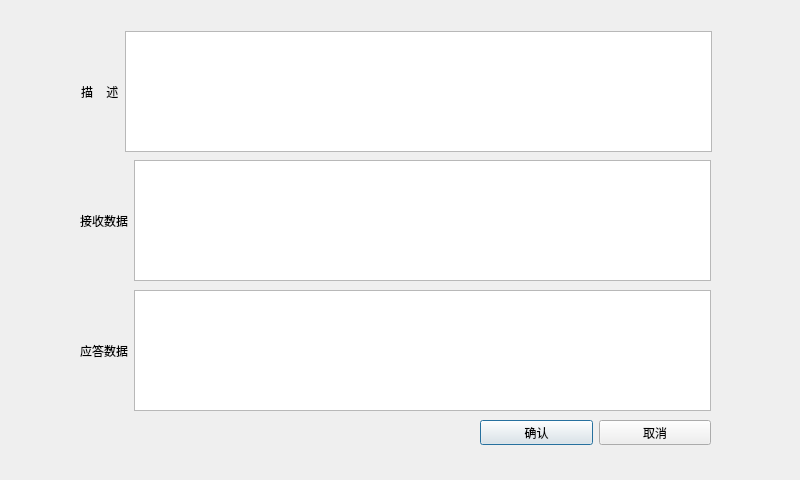
<?xml version="1.0" encoding="UTF-8"?>
<ui version="4.0">
 <class>User_dialog</class>
 <widget class="QDialog" name="User_dialog">
  <property name="geometry">
   <rect>
    <x>0</x>
    <y>0</y>
    <width>800</width>
    <height>480</height>
   </rect>
  </property>
  <property name="windowTitle">
   <string>Dialog</string>
  </property>
  <widget class="QWidget" name="layoutWidget_2">
   <property name="geometry">
    <rect>
     <x>80</x>
     <y>290</y>
     <width>631</width>
     <height>121</height>
    </rect>
   </property>
   <layout class="QHBoxLayout" name="horizontalLayout_3">
    <item>
     <widget class="QLabel" name="label_3">
      <property name="text">
       <string>应答数据</string>
      </property>
     </widget>
    </item>
    <item>
     <widget class="QTextEdit" name="textEdit_t"/>
    </item>
   </layout>
  </widget>
  <widget class="QWidget" name="layoutWidget">
   <property name="geometry">
    <rect>
     <x>81</x>
     <y>31</y>
     <width>631</width>
     <height>121</height>
    </rect>
   </property>
   <layout class="QHBoxLayout" name="horizontalLayout">
    <item>
     <widget class="QLabel" name="label">
      <property name="text">
       <string>描    述</string>
      </property>
     </widget>
    </item>
    <item>
     <widget class="QTextEdit" name="textEdit_d"/>
    </item>
   </layout>
  </widget>
  <widget class="QWidget" name="layoutWidget_3">
   <property name="geometry">
    <rect>
     <x>80</x>
     <y>160</y>
     <width>631</width>
     <height>121</height>
    </rect>
   </property>
   <layout class="QHBoxLayout" name="horizontalLayout_2">
    <item>
     <widget class="QLabel" name="label_2">
      <property name="text">
       <string>接收数据</string>
      </property>
     </widget>
    </item>
    <item>
     <widget class="QTextEdit" name="textEdit_r"/>
    </item>
   </layout>
  </widget>
  <widget class="QWidget" name="layoutWidget_4">
   <property name="geometry">
    <rect>
     <x>480</x>
     <y>420</y>
     <width>231</width>
     <height>25</height>
    </rect>
   </property>
   <layout class="QHBoxLayout" name="horizontalLayout_4">
    <item>
     <widget class="QPushButton" name="pushButton_ok">
      <property name="text">
       <string>确认</string>
      </property>
     </widget>
    </item>
    <item>
     <widget class="QPushButton" name="pushButton_cancel">
      <property name="text">
       <string>取消</string>
      </property>
     </widget>
    </item>
   </layout>
  </widget>
 </widget>
 <resources/>
 <connections/>
</ui>
